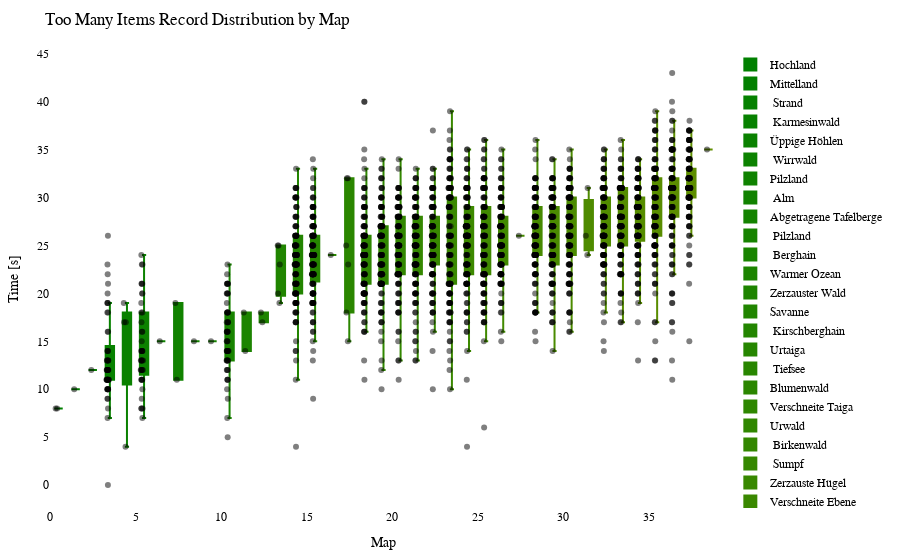

Notebook cell for this chart:
### Code cell
import plotly.graph_objects as go
import plotly.io as pio

df = getRecordsDataframe(minigame="Sammelwahn")

# sort df columns by mean value 
df = df.reindex(df.mean().sort_values().index, axis=1)

# drop sum column
df = df.drop(columns=["Sum"])

# remove "Punkte" from all columns
df.columns = df.columns.str.replace('Punkte', '')

cmap = LinearSegmentedColormap.from_list("green_orange", ["green", "orange"])
colors = [to_hex(cmap(i / (num_columns - 1))) for i in range(num_columns)]

# Calculate the offset for centering the data points
num_columns = len(df.columns)
offset = 0.5

# Create a Swarm plot using Plotly
fig = go.Figure()

for i, (column, color) in enumerate(zip(df.columns, colors)):
    x_values = [i + offset] * len(df[column])  # Adjust x-values with offset for horizontal centering
    fig.add_trace(go.Box(x=x_values,
                         y=df[column],
                         name=column,
                         boxpoints='all',
                         pointpos=-0.5,  # Adjust point position to prevent overlapping
                         marker=dict(color='rgba(0,0,0,0.5)', size=6),  # Adjust marker color and size
                         line=dict(color=color),
                         fillcolor=color,
                         hovertext=df_to_html.index,
                         hoverinfo='name+text+y',
                         showlegend=True))

fig.update_layout(title="Too Many Items Record Distribution by Map",
                  xaxis=dict(title="Map"),
                  yaxis=dict(title="Time [s]"),
                  showlegend=True,
                  font=dict(family="Arial", size=12, color="black"),  # Customize font
                  plot_bgcolor="white",  # Set background color
                  margin=dict(l=50, r=50, t=50, b=50),  # Adjust margins for better layout
                  )

pio.show(fig)

pio.write_html(fig, "out/sammel_swarm_plot.html")

### Figure 1 — Plotly figure (JSON) as saved in the notebook; plotly's stock layout.template omitted (floating-point values rounded to 4 significant figures; data arrays with more than 128 entries replaced by an {"elided": "..."} marker saying what was removed)
{"data": [{"boxpoints": "all", "fillcolor": "#008000", "hoverinfo": "name+text+y", "hovertext": {"elided": "144 str values"}, "line": {"color": "#008000"}, "marker": {"color": "rgba(0,0,0,0.5)", "size": 6}, "name": "Hochland", "pointpos": -0.5, "showlegend": true, "type": "box", "x": {"elided": "144 float values"}, "y": {"elided": "144 int values"}}, {"boxpoints": "all", "fillcolor": "#028000", "hoverinfo": "name+text+y", "hovertext": {"elided": "144 str values"}, "line": {"color": "#028000"}, "marker": {"color": "rgba(0,0,0,0.5)", "size": 6}, "name": "Mittelland", "pointpos": -0.5, "showlegend": true, "type": "box", "x": {"elided": "144 float values"}, "y": {"elided": "144 int values"}}, {"boxpoints": "all", "fillcolor": "#058100", "hoverinfo": "name+text+y", "hovertext": {"elided": "144 str values"}, "line": {"color": "#058100"}, "marker": {"color": "rgba(0,0,0,0.5)", "size": 6}, "name": " Strand", "pointpos": -0.5, "showlegend": true, "type": "box", "x": {"elided": "144 float values"}, "y": {"elided": "144 int values"}}, {"boxpoints": "all", "fillcolor": "#078100", "hoverinfo": "name+text+y", "hovertext": {"elided": "144 str values"}, "line": {"color": "#078100"}, "marker": {"color": "rgba(0,0,0,0.5)", "size": 6}, "name": " Karmesinwald", "pointpos": -0.5, "showlegend": true, "type": "box", "x": {"elided": "144 float values"}, "y": {"elided": "144 int values"}}, {"boxpoints": "all", "fillcolor": "#0a8100", "hoverinfo": "name+text+y", "hovertext": {"elided": "144 str values"}, "line": {"color": "#0a8100"}, "marker": {"color": "rgba(0,0,0,0.5)", "size": 6}, "name": "Üppige Höhlen", "pointpos": -0.5, "showlegend": true, "type": "box", "x": {"elided": "144 float values"}, "y": {"elided": "144 int values"}}, {"boxpoints": "all", "fillcolor": "#0c8200", "hoverinfo": "name+text+y", "hovertext": {"elided": "144 str values"}, "line": {"color": "#0c8200"}, "marker": {"color": "rgba(0,0,0,0.5)", "size": 6}, "name": " Wirrwald", "pointpos": -0.5, "showlegend": true, "type": "box", "x": {"elided": "144 float values"}, "y": {"elided": "144 int values"}}, {"boxpoints": "all", "fillcolor": "#0f8200", "hoverinfo": "name+text+y", "hovertext": {"elided": "144 str values"}, "line": {"color": "#0f8200"}, "marker": {"color": "rgba(0,0,0,0.5)", "size": 6}, "name": "Pilzland", "pointpos": -0.5, "showlegend": true, "type": "box", "x": {"elided": "144 float values"}, "y": {"elided": "144 int values"}}, {"boxpoints": "all", "fillcolor": "#118200", "hoverinfo": "name+text+y", "hovertext": {"elided": "144 str values"}, "line": {"color": "#118200"}, "marker": {"color": "rgba(0,0,0,0.5)", "size": 6}, "name": " Alm", "pointpos": -0.5, "showlegend": true, "type": "box", "x": {"elided": "144 float values"}, "y": {"elided": "144 int values"}}, {"boxpoints": "all", "fillcolor": "#148300", "hoverinfo": "name+text+y", "hovertext": {"elided": "144 str values"}, "line": {"color": "#148300"}, "marker": {"color": "rgba(0,0,0,0.5)", "size": 6}, "name": "Abgetragene Tafelberge", "pointpos": -0.5, "showlegend": true, "type": "box", "x": {"elided": "144 float values"}, "y": {"elided": "144 int values"}}, {"boxpoints": "all", "fillcolor": "#178300", "hoverinfo": "name+text+y", "hovertext": {"elided": "144 str values"}, "line": {"color": "#178300"}, "marker": {"color": "rgba(0,0,0,0.5)", "size": 6}, "name": " Pilzland", "pointpos": -0.5, "showlegend": true, "type": "box", "x": {"elided": "144 float values"}, "y": {"elided": "144 int values"}}, {"boxpoints": "all", "fillcolor": "#198400", "hoverinfo": "name+text+y", "hovertext": {"elided": "144 str values"}, "line": {"color": "#198400"}, "marker": {"color": "rgba(0,0,0,0.5)", "size": 6}, "name": " Berghain", "pointpos": -0.5, "showlegend": true, "type": "box", "x": {"elided": "144 float values"}, "y": {"elided": "144 int values"}}, {"boxpoints": "all", "fillcolor": "#1c8400", "hoverinfo": "name+text+y", "hovertext": {"elided": "144 str values"}, "line": {"color": "#1c8400"}, "marker": {"color": "rgba(0,0,0,0.5)", "size": 6}, "name": "Warmer Ozean", "pointpos": -0.5, "showlegend": true, "type": "box", "x": {"elided": "144 float values"}, "y": {"elided": "144 int values"}}, {"boxpoints": "all", "fillcolor": "#1e8400", "hoverinfo": "name+text+y", "hovertext": {"elided": "144 str values"}, "line": {"color": "#1e8400"}, "marker": {"color": "rgba(0,0,0,0.5)", "size": 6}, "name": "Zerzauster Wald", "pointpos": -0.5, "showlegend": true, "type": "box", "x": {"elided": "144 float values"}, "y": {"elided": "144 int values"}}, {"boxpoints": "all", "fillcolor": "#218500", "hoverinfo": "name+text+y", "hovertext": {"elided": "144 str values"}, "line": {"color": "#218500"}, "marker": {"color": "rgba(0,0,0,0.5)", "size": 6}, "name": "Savanne", "pointpos": -0.5, "showlegend": true, "type": "box", "x": {"elided": "144 float values"}, "y": {"elided": "144 int values"}}, {"boxpoints": "all", "fillcolor": "#238500", "hoverinfo": "name+text+y", "hovertext": {"elided": "144 str values"}, "line": {"color": "#238500"}, "marker": {"color": "rgba(0,0,0,0.5)", "size": 6}, "name": " Kirschberghain", "pointpos": -0.5, "showlegend": true, "type": "box", "x": {"elided": "144 float values"}, "y": {"elided": "144 int values"}}, {"boxpoints": "all", "fillcolor": "#268600", "hoverinfo": "name+text+y", "hovertext": {"elided": "144 str values"}, "line": {"color": "#268600"}, "marker": {"color": "rgba(0,0,0,0.5)", "size": 6}, "name": "Urtaiga", "pointpos": -0.5, "showlegend": true, "type": "box", "x": {"elided": "144 float values"}, "y": {"elided": "144 int values"}}, {"boxpoints": "all", "fillcolor": "#288600", "hoverinfo": "name+text+y", "hovertext": {"elided": "144 str values"}, "line": {"color": "#288600"}, "marker": {"color": "rgba(0,0,0,0.5)", "size": 6}, "name": " Tiefsee", "pointpos": -0.5, "showlegend": true, "type": "box", "x": {"elided": "144 float values"}, "y": {"elided": "144 int values"}}, {"boxpoints": "all", "fillcolor": "#2b8600", "hoverinfo": "name+text+y", "hovertext": {"elided": "144 str values"}, "line": {"color": "#2b8600"}, "marker": {"color": "rgba(0,0,0,0.5)", "size": 6}, "name": "Blumenwald", "pointpos": -0.5, "showlegend": true, "type": "box", "x": {"elided": "144 float values"}, "y": {"elided": "144 int values"}}, {"boxpoints": "all", "fillcolor": "#2e8700", "hoverinfo": "name+text+y", "hovertext": {"elided": "144 str values"}, "line": {"color": "#2e8700"}, "marker": {"color": "rgba(0,0,0,0.5)", "size": 6}, "name": "Verschneite Taiga", "pointpos": -0.5, "showlegend": true, "type": "box", "x": {"elided": "144 float values"}, "y": {"elided": "144 int values"}}, {"boxpoints": "all", "fillcolor": "#308700", "hoverinfo": "name+text+y", "hovertext": {"elided": "144 str values"}, "line": {"color": "#308700"}, "marker": {"color": "rgba(0,0,0,0.5)", "size": 6}, "name": "Urwald", "pointpos": -0.5, "showlegend": true, "type": "box", "x": {"elided": "144 float values"}, "y": {"elided": "144 int values"}}, {"boxpoints": "all", "fillcolor": "#338700", "hoverinfo": "name+text+y", "hovertext": {"elided": "144 str values"}, "line": {"color": "#338700"}, "marker": {"color": "rgba(0,0,0,0.5)", "size": 6}, "name": " Birkenwald", "pointpos": -0.5, "showlegend": true, "type": "box", "x": {"elided": "144 float values"}, "y": {"elided": "144 int values"}}, {"boxpoints": "all", "fillcolor": "#358800", "hoverinfo": "name+text+y", "hovertext": {"elided": "144 str values"}, "line": {"color": "#358800"}, "marker": {"color": "rgba(0,0,0,0.5)", "size": 6}, "name": " Sumpf", "pointpos": -0.5, "showlegend": true, "type": "box", "x": {"elided": "144 float values"}, "y": {"elided": "144 int values"}}, {"boxpoints": "all", "fillcolor": "#388800", "hoverinfo": "name+text+y", "hovertext": {"elided": "144 str values"}, "line": {"color": "#388800"}, "marker": {"color": "rgba(0,0,0,0.5)", "size": 6}, "name": "Zerzauste Hügel", "pointpos": -0.5, "showlegend": true, "type": "box", "x": {"elided": "144 float values"}, "y": {"elided": "144 int values"}}, {"boxpoints": "all", "fillcolor": "#3a8800", "hoverinfo": "name+text+y", "hovertext": {"elided": "144 str values"}, "line": {"color": "#3a8800"}, "marker": {"color": "rgba(0,0,0,0.5)", "size": 6}, "name": "Verschneite Ebene", "pointpos": -0.5, "showlegend": true, "type": "box", "x": {"elided": "144 float values"}, "y": {"elided": "144 int values"}}, {"boxpoints": "all", "fillcolor": "#3d8900", "hoverinfo": "name+text+y", "hovertext": {"elided": "144 str values"}, "line": {"color": "#3d8900"}, "marker": {"color": "rgba(0,0,0,0.5)", "size": 6}, "name": " Dschungel", "pointpos": -0.5, "showlegend": true, "type": "box", "x": {"elided": "144 float values"}, "y": {"elided": "144 int values"}}, {"boxpoints": "all", "fillcolor": "#408900", "hoverinfo": "name+text+y", "hovertext": {"elided": "144 str values"}, "line": {"color": "#408900"}, "marker": {"color": "rgba(0,0,0,0.5)", "size": 6}, "name": " Taiga", "pointpos": -0.5, "showlegend": true, "type": "box", "x": {"elided": "144 float values"}, "y": {"elided": "144 int values"}}, {"boxpoints": "all", "fillcolor": "#428a00", "hoverinfo": "name+text+y", "hovertext": {"elided": "144 str values"}, "line": {"color": "#428a00"}, "marker": {"color": "rgba(0,0,0,0.5)", "size": 6}, "name": " Bambusdschungel", "pointpos": -0.5, "showlegend": true, "type": "box", "x": {"elided": "144 float values"}, "y": {"elided": "144 int values"}}, {"boxpoints": "all", "fillcolor": "#458a00", "hoverinfo": "name+text+y", "hovertext": {"elided": "144 str values"}, "line": {"color": "#458a00"}, "marker": {"color": "rgba(0,0,0,0.5)", "size": 6}, "name": "Savannenhochebene", "pointpos": -0.5, "showlegend": true, "type": "box", "x": {"elided": "144 float values"}, "y": {"elided": "144 int values"}}, {"boxpoints": "all", "fillcolor": "#478a00", "hoverinfo": "name+text+y", "hovertext": {"elided": "144 str values"}, "line": {"color": "#478a00"}, "marker": {"color": "rgba(0,0,0,0.5)", "size": 6}, "name": " Wald", "pointpos": -0.5, "showlegend": true, "type": "box", "x": {"elided": "144 float values"}, "y": {"elided": "144 int values"}}, {"boxpoints": "all", "fillcolor": "#4a8b00", "hoverinfo": "name+text+y", "hovertext": {"elided": "144 str values"}, "line": {"color": "#4a8b00"}, "marker": {"color": "rgba(0,0,0,0.5)", "size": 6}, "name": "Zerzauste Savanne", "pointpos": -0.5, "showlegend": true, "type": "box", "x": {"elided": "144 float values"}, "y": {"elided": "144 int values"}}, {"boxpoints": "all", "fillcolor": "#4c8b00", "hoverinfo": "name+text+y", "hovertext": {"elided": "144 str values"}, "line": {"color": "#4c8b00"}, "marker": {"color": "rgba(0,0,0,0.5)", "size": 6}, "name": " Savannenhochebene", "pointpos": -0.5, "showlegend": true, "type": "box", "x": {"elided": "144 float values"}, "y": {"elided": "144 int values"}}, {"boxpoints": "all", "fillcolor": "#4f8b00", "hoverinfo": "name+text+y", "hovertext": {"elided": "144 str values"}, "line": {"color": "#4f8b00"}, "marker": {"color": "rgba(0,0,0,0.5)", "size": 6}, "name": " Sonnenblumenebene", "pointpos": -0.5, "showlegend": true, "type": "box", "x": {"elided": "144 float values"}, "y": {"elided": "144 int values"}}, {"boxpoints": "all", "fillcolor": "#518c00", "hoverinfo": "name+text+y", "hovertext": {"elided": "144 str values"}, "line": {"color": "#518c00"}, "marker": {"color": "rgba(0,0,0,0.5)", "size": 6}, "name": "Lichter Dschungel", "pointpos": -0.5, "showlegend": true, "type": "box", "x": {"elided": "144 float values"}, "y": {"elided": "144 int values"}}, {"boxpoints": "all", "fillcolor": "#548c00", "hoverinfo": "name+text+y", "hovertext": {"elided": "144 str values"}, "line": {"color": "#548c00"}, "marker": {"color": "rgba(0,0,0,0.5)", "size": 6}, "name": "Dichter Wald", "pointpos": -0.5, "showlegend": true, "type": "box", "x": {"elided": "144 float values"}, "y": {"elided": "144 int values"}}, {"boxpoints": "all", "fillcolor": "#578d00", "hoverinfo": "name+text+y", "hovertext": {"elided": "144 str values"}, "line": {"color": "#578d00"}, "marker": {"color": "rgba(0,0,0,0.5)", "size": 6}, "name": "Sonnenblumenebene", "pointpos": -0.5, "showlegend": true, "type": "box", "x": {"elided": "144 float values"}, "y": {"elided": "144 int values"}}, {"boxpoints": "all", "fillcolor": "#598d00", "hoverinfo": "name+text+y", "hovertext": {"elided": "144 str values"}, "line": {"color": "#598d00"}, "marker": {"color": "rgba(0,0,0,0.5)", "size": 6}, "name": " Ebene", "pointpos": -0.5, "showlegend": true, "type": "box", "x": {"elided": "144 float values"}, "y": {"elided": "144 int values"}}, {"boxpoints": "all", "fillcolor": "#5c8d00", "hoverinfo": "name+text+y", "hovertext": {"elided": "144 str values"}, "line": {"color": "#5c8d00"}, "marker": {"color": "rgba(0,0,0,0.5)", "size": 6}, "name": " Savanne", "pointpos": -0.5, "showlegend": true, "type": "box", "x": {"elided": "144 float values"}, "y": {"elided": "144 int values"}}, {"boxpoints": "all", "fillcolor": "#5e8e00", "hoverinfo": "name+text+y", "hovertext": {"elided": "144 str values"}, "line": {"color": "#5e8e00"}, "marker": {"color": "rgba(0,0,0,0.5)", "size": 6}, "name": " Blumenwald", "pointpos": -0.5, "showlegend": true, "type": "box", "x": {"elided": "144 float values"}, "y": {"elided": "144 int values"}}, {"boxpoints": "all", "fillcolor": "#618e00", "hoverinfo": "name+text+y", "hovertext": {"elided": "144 str values"}, "line": {"color": "#618e00"}, "marker": {"color": "rgba(0,0,0,0.5)", "size": 6}, "name": " Tropfsteinhöhlen", "pointpos": -0.5, "showlegend": true, "type": "box", "x": {"elided": "144 float values"}, "y": {"elided": "144 int values"}}], "layout": {"font": {"color": "black", "family": "Arial", "size": 12}, "margin": {"b": 50, "l": 50, "r": 50, "t": 50}, "plot_bgcolor": "white", "showlegend": true, "title": {"text": "Too Many Items Record Distribution by Map"}, "xaxis": {"title": {"text": "Map"}}, "yaxis": {"title": {"text": "Time [s]"}}}}
